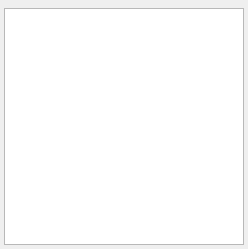
<?xml version="1.0" encoding="UTF-8"?>
<ui version="4.0">
 <class>QGCMessageView</class>
 <widget class="QWidget" name="QGCMessageView">
  <property name="geometry">
   <rect>
    <x>0</x>
    <y>0</y>
    <width>248</width>
    <height>249</height>
   </rect>
  </property>
  <property name="contextMenuPolicy">
   <enum>Qt::NoContextMenu</enum>
  </property>
  <property name="windowTitle">
   <string>Form</string>
  </property>
  <layout class="QHBoxLayout" name="horizontalLayout">
   <property name="leftMargin">
    <number>4</number>
   </property>
   <property name="topMargin">
    <number>8</number>
   </property>
   <property name="rightMargin">
    <number>4</number>
   </property>
   <property name="bottomMargin">
    <number>4</number>
   </property>
   <item>
    <widget class="QPlainTextEdit" name="plainTextEdit">
     <property name="minimumSize">
      <size>
       <width>0</width>
       <height>0</height>
      </size>
     </property>
     <property name="contextMenuPolicy">
      <enum>Qt::ActionsContextMenu</enum>
     </property>
     <property name="acceptDrops">
      <bool>false</bool>
     </property>
     <property name="undoRedoEnabled">
      <bool>false</bool>
     </property>
     <property name="readOnly">
      <bool>true</bool>
     </property>
     <property name="plainText">
      <string notr="true"/>
     </property>
    </widget>
   </item>
  </layout>
 </widget>
 <resources/>
 <connections/>
</ui>
